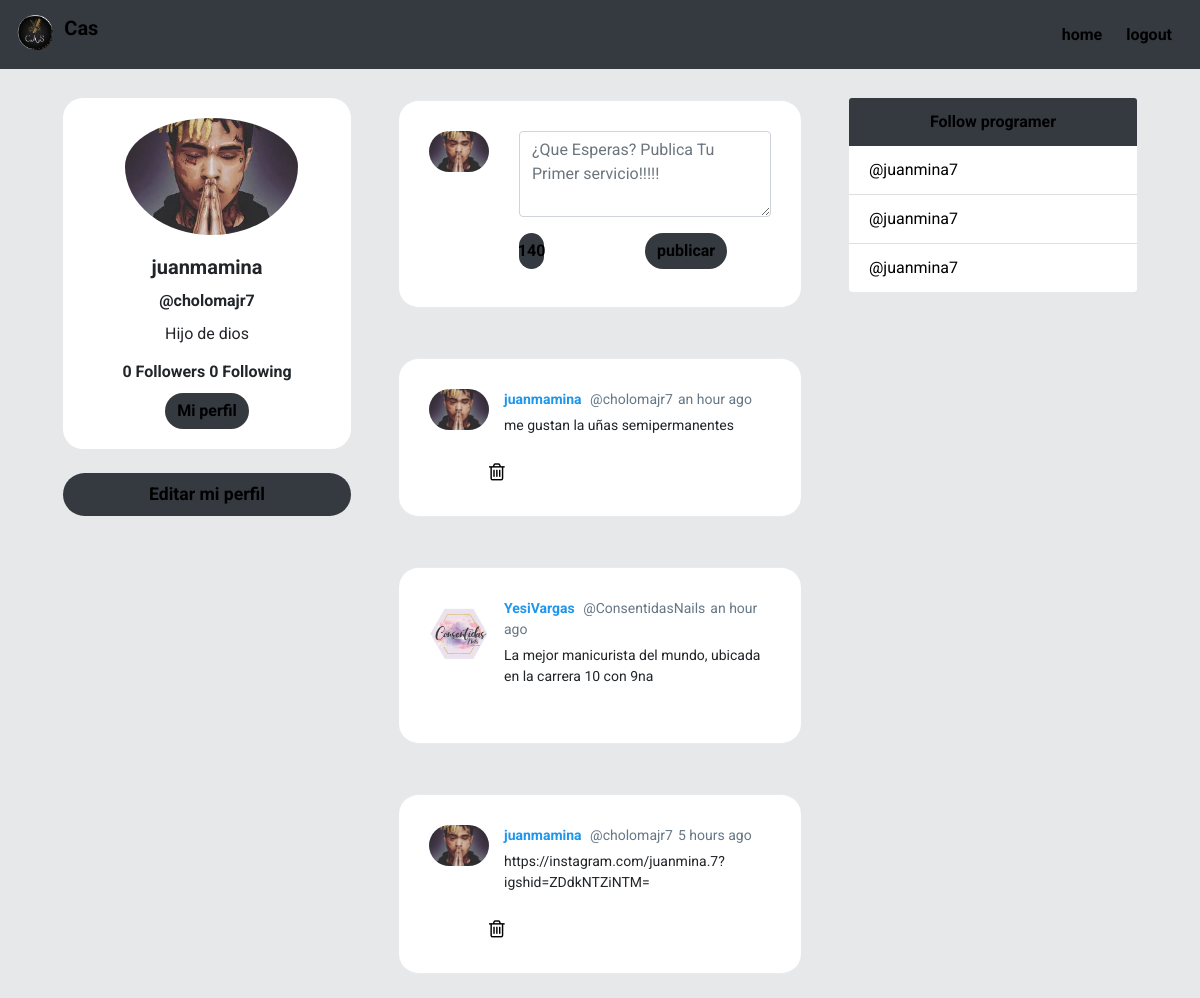
Screenshot of / (signed in) with the database file from the repository.
### cas/models.py (models this page shows, shortened)
class Profile(models.Model):
	user = models.OneToOneField(User, on_delete=models.CASCADE)
	bio = models.CharField(default='Hola, cas', max_length=100)
	image = models.ImageField(default='logo1.png')
	def following(self):
		user_ids = Relationship.objects.filter(from_user=self.user)\
									.values_list('to_user_id', flat=True)
		return User.objects.filter(id__in=user_ids)
	def followers(self):
		user_ids = Relationship.objects.filter(to_user=self.user)\
									.values_list('from_user_id', flat=True)
		return User.objects.filter(id__in=user_ids)

class Post(models.Model):
	timestamp = models.DateTimeField(default=timezone.now)
	content = models.TextField()
	user = models.ForeignKey(User, on_delete=models.CASCADE, related_name='posts')
	class Meta:
		ordering = ['-timestamp']

### cas/views.py (the view)
# urls.py: path('', views.home, name='home'),
@login_required
def home(request):
	posts = Post.objects.all()
	if request.method == 'POST':
		form = PostForm(request.POST)
		if form.is_valid():
			post = form.save(commit=False)
			post.user = request.user
			post.save()
			return redirect('home')
	else:
		form = PostForm()
	context = {'posts':posts, 'form' : form }
	return render(request, 'cas/newsfeed.html', context)

### cas/forms.py
class PostForm(forms.ModelForm):
	content = forms.CharField(widget=forms.Textarea(attrs={'class':'form-control w-100',
								'id':'contentsBox', 'rows':'3',
								'placeholder':'¿Que Esperas? Publica Tu Primer servicio!!!!!'}))
	class Meta:
		model = Post
		fields = ['content']

### cas/templates/cas/newsfeed.html (shortened to what this page needs)
{% extends 'cas/layout.html' %}
{% load humanize %}
{% block content %}
<div id="main" class="container-fluid d-flex">
    <div class="sidebar m-5 d-none d-md-block">
        <div class="">
            <div class="card " style="width: 18rem; text-align:center;border-radius: 20px;">
                <img class="card-img-top rounded-circle"
                    style="width:60%; position: relative;left: 62px;padding-top: 20px;"
                    src="{{ request.user.profile.image.url }}" alt="Card image cap">
                <div class="card-body">
                    <h5 class="card-title font-weight-bold">{{ request.user.first_name }}</h5>
                    <h6 class="card-title font-weight-bold">@{{ request.user }}</h6>
                    {% if request.user.profile.bio %}
                    <p class="card-text">{{ request.user.profile.bio }}</p>
                    {% else %}
                    <p class="card-text">No hay información de bio disponible</p>
                    {% endif %}
                    <h6 class="card-title font-weight-bold">
                        {{ request.user.profile.followers.count }} Followers
                        {{ request.user.profile.following.count }} Following
                    </h6>
                    <a href="{% url 'perfil' %}" class="btn  text- rounded-pill btn-dark bg-dark" style="color: rgb(0, 0, 0)">Mi perfil</a>
                </div>
            </div>
            <a href="{% url 'editar' %}" id="addATweetLeft" onclick="addTweet()" type="button"
                style="border-radius: 30px; font-size: 1.1rem; font-weight:bold; color: rgb(0, 0, 0)"
                class="btn btn-lg btn-block mt-4 text- btn-dark bg-dark " >Editar mi perfil</a>
        </div>
    </div>
    <div class="content">
        <div id="inputTweetArea" class="tweet-wrap">
            <div class="d-flex">
                <div class="col-xs">
                    <img src="{{ request.user.profile.image.url }}" alt="" class="avator">
                </div>
                <form class="col pr-0" method="post">
                    {{ form.content }}
                    <div class="container d-flex" style="padding: 1rem 0 0 0;">
                        <div id="leftBtn">
                            <div id="charBadge" class="badge-dark bg-dark badge badge-pill badge-primary ml-2"
                                style="display: flex;align-items: center;width: 20%;justify-content: center; ">
                                <div id="charCountArea" style="color: rgb(0, 0, 0)">140</div>
                            </div>
                        </div>
                        <div id="centerBtn">
                            <button class="btn rounded-pill btn-dark bg-dark" style="width: 100%; color: rgb(0, 0, 0)" >publicar</button>
                        </div>
                    </div>
                </form>
            </div>
        </div>
        {% for post in posts %}
        <div id="tweetCards">
            <div class="tweet-wrap" style="border-radius:20px">
                <div class="tweet-header">
                    <img src="{{ post.user.profile.image.url }}" alt="" class="avator">
                    <div class="tweet-header-info">
                        <a href="{% url 'profile' post.user %}">
                            {{ post.user.first_name }}
                        </a>
                        <span>@{{ post.user }}</span><span>{{ post.timestamp|naturaltime }}
                        </span>
                        <p>{{ post.content }}</p>
                    </div>
                </div>
                <div class="tweet-info-counts">
                    {% if request.user == post.user %}
                    <div class="trash">
                        <a href="{% url 'delete' post.id %}" style="background: rgb(255, 255, 255); border: none;">
                            <i class="fa fa-trash-o" style="color:#000000; font-size: 20px" aria-hidden="true"></i>
                        </a>
                    </div>
                    {% endif %}
                </div>
            </div>
        </div>
        {% endfor %}
    </div>
    <div class="sidebar-dark bg-sidebar m-5 d-none d-xl-block">
        <div class="card" style="width: 18rem;">
            <div class="card-header card-dark bg-dark" style="color: rgb(0, 0, 0)">
            Follow programer
            </div>
            <ul class="list-group list-group-flush">
                <li class="list-group-item"><a href="https://instagram.com/juanmina.7?igshid=ZDdkNTZiNTM=" style="text-decoration: none;color: #000000;">@juanmina7</a>
                </li>
                <li class="list-group-item"><a href="https://instagram.com/juanmina.7?igshid=ZDdkNTZiNTM=" style="text-decoration: none;color: #000000;">@juanmina7</a>
                </li>
                <li class="list-group-item"><a href="https://instagram.com/juanmina.7?igshid=ZDdkNTZiNTM=" style="text-decoration: none;color: #000000;">@juanmina7</a>
                </li>
            </ul>
        </div>
    </div>
</div>
<br>
{% endblock content %}

### cas/static/css/style.css (style rules this page uses)
body { background: #E6E8E9; ; font-family: 'Asap', sans-serif; font-family: 'Roboto', sans-serif; }
img { max-width: 100%; }
.avator { border-radius: 100px; width: 60px; margin-right: 15px; }
.card { border: none; }
.card-header { background-color: #1E96EB ; color: white; text-align: center; font-weight: bold; border: none; }
#main { justify-content: center; }
#inputTweetArea { border-radius: 20px; }
#leftBtn { width: 50%; text-align: left; padding: 0; }
.tweet-wrap { max-width: 490px; background: #fff; margin: 0 auto; margin-top: 50px; border-radius: 3px; padding: 30px; border-bottom: 1px solid #e6ecf0; border-top: 1px solid #e6ecf0; }
.tweet-header { display: flex; align-items: flex-start; font-size: 14px; }
.tweet-header-info { font-weight: bold; }
.tweet-header-info span { color: #657786; font-weight: normal; margin-left: 5px; }
.tweet-header-info p { font-weight: normal; margin-top: 5px; }
.tweet-info-counts { display: flex; margin-left: 60px; margin-top: 10px; }
.tweet-info-counts div { display: flex; margin-right: 20px; }
.btn { background-color: #1E96EB ; border-style: none; font-weight: bold; color: white; }
#charBadge { background-color: #1E96EB ; position: relative; left: -8px; font-size: 1rem; height: 100%; }
a:link { color: #1E96EB ; text-decoration: none; }

### rows the page displays
Post: user.profile.image (picture), user.first_name "juanmamina", user "cholomajr7", timestamp "an hour ago", content "me gustan la uñas semipermanentes"
Post: user.profile.image (picture), user.first_name "YesiVargas", user "ConsentidasNails", timestamp "an hour ago", content "La mejor manicurista del mundo, ubicada en la carrera 10 con 9na"
Post: user.profile.image (picture), user.first_name "juanmamina", user "cholomajr7", timestamp "5 hours ago", content "https://instagram.com/juanmina.7?igshid=ZDdkNTZiNTM="

### other values shown
{{ request.user.first_name }} "juanmamina"
{{ request.user }} "cholomajr7"
{{ request.user.profile.bio }} "Hijo de dios"
{{ request.user.profile.followers.count }} "0"
{{ request.user.profile.following.count }} "0"
